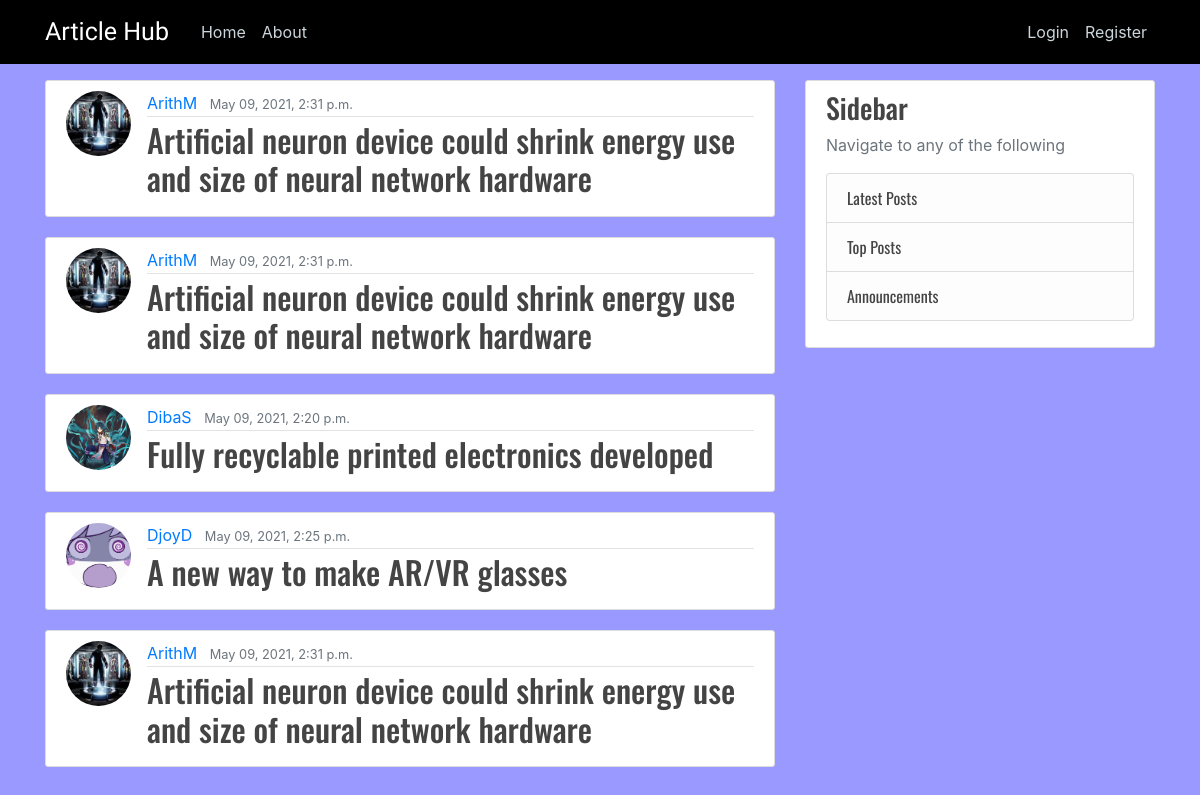
Page /top-posts/ on the committed database.
### blog/models.py (models this page shows, shortened)
class Post(models.Model):
    title = models.CharField(max_length=150)
    content = models.TextField()
    date_posted = models.DateTimeField(auto_now_add=True)
    author = models.ForeignKey(User, on_delete=models.CASCADE)
    likes = models.ManyToManyField(User, related_name='likes')

### users/models.py (models this page shows, shortened)
class Profile(models.Model):
    user = models.OneToOneField(User, on_delete=models.CASCADE)
    image = models.ImageField(default='default.jpg', upload_to='profile_pics')

### blog/views.py (the view)
# urls.py: path('top-posts/', top_posts, name='top-posts'),
def top_posts(request):
    posts = Post.objects.all().order_by('-likes')[:5]
    return render(request, 'blog/top_posts.html', {'posts': posts})

### blog/templates/blog/top_posts.html
{% extends "blog/base.html" %}
{% block content %}
    {% for post in posts %}
        <article class="media content-section">
            <img class="rounded-circle article-img" src="{{ post.author.profile.image.url }}">
            <div class="media-body">
                <div class="article-metadata">
                  <a class="mr-2" href="{% url 'user-posts' post.author.username %}">{{ post.author }}</a>
                  <small class="text-muted">{{ post.date_posted|date:"F d, Y, P" }}</small>
                </div>
                <h2><a class="article-title" href="{% url 'post-detail' post.id %}">{{ post.title }}</a></h2>
            </div>
        </article>
    {% endfor %}
{% endblock content %}

### blog/static/main.css (style rules this page uses)
body { background: #fafafa; color: #333333; margin-top: 5rem; }
h1, h2, h3, h4, h5, h6 { color: #444444; }
.content-section { background: #ffffff; padding: 10px 20px; border: 1px solid #dddddd; border-radius: 3px; margin-bottom: 20px; }
.article-title { color: #444444; font-family: 'Oswald', sans-serif; }
.article-img { height: 65px; width: 65px; margin-right: 16px; }
.article-metadata { padding-bottom: 1px; margin-bottom: 4px; border-bottom: 1px solid #e3e3e3 }

### rows in the picture
Post: author.profile.image (picture), author "ArithM", date_posted "May 09, 2021, 2:31 p.m.", title "Artificial neuron device could shrink energy use and size of neural network hardware"
Post: author.profile.image (picture), author "DibaS", date_posted "May 09, 2021, 2:20 p.m.", title "Fully recyclable printed electronics developed"
Post: author.profile.image (picture), author "DjoyD", date_posted "May 09, 2021, 2:25 p.m.", title "A new way to make AR/VR glasses"
